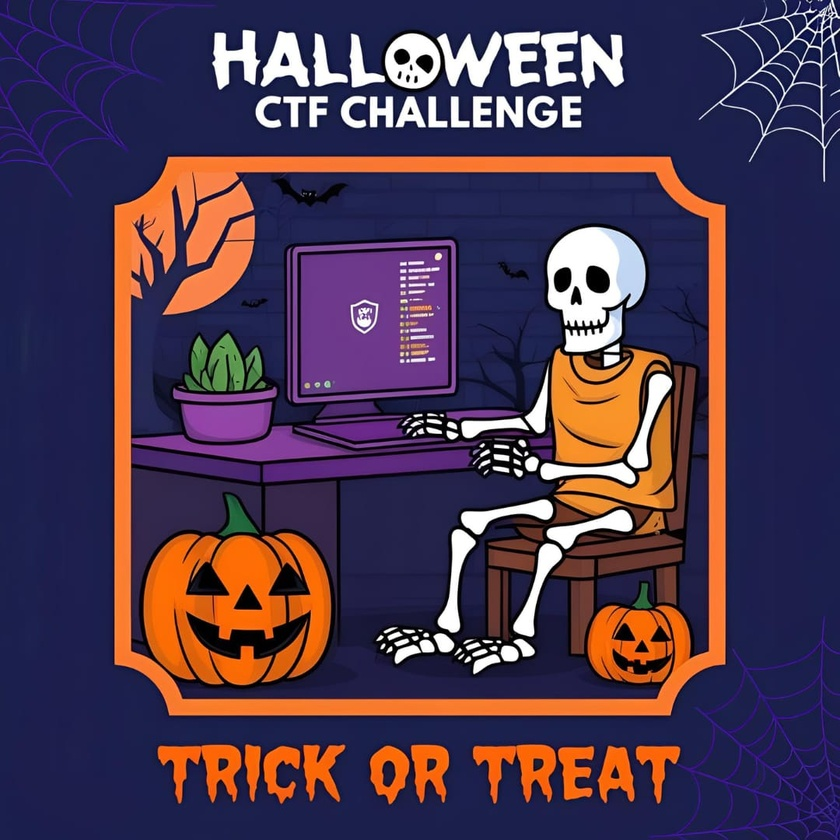
#> input picture assets/sample_img02.jpeg, 840 x 840 px, shrunk from 1080 x 1080 before the run
$ python adaptive_lsb.py   (older library calls are emulated)
#> lines starting #> are read from the running program, lines starting #| are printed output that depends on the picture
import os
import cv2
import numpy as np

def calculate_edge_strength(image_array:np):
    """
    Calculate edge strength using a Sobel filter.

    Args:
        image_array: numpy array of the image.
    """
    gradient_x = cv2.Sobel(image_array, cv2.CV_64F, 1, 0, ksize=3)
    gradient_y = cv2.Sobel(image_array, cv2.CV_64F, 0, 1, ksize=3)
    return np.sqrt(gradient_x**2 + gradient_y**2)


def embed_data_adaptive(image_path:str, message:bytes, output_path:str):
    """
    Embed secret data in a color image using Adaptive LSB Steganography.

    Args:
        image_path: path of the image where data to be embedded.
        message: the message to be embedded.
        output_path: image path where to save the image.
    """
#> called with image_path = 'assets/sample_img02.jpeg', output_path = 'outputs/sample_img01_stegoimage.jpeg'
    # Load image in RGB (BGR in OpenCV)
    image = cv2.imread(image_path)
#> image is the input picture: shape (840, 840, 3); mean B, G, R 78.7, 55.8, 75.6
    if image is None:
        # Handle a function of message box here.
        raise ValueError("Image not found or format not supported.")

    # Split image into channels (B, G, R)
    b_channel, g_channel, r_channel = cv2.split(image)
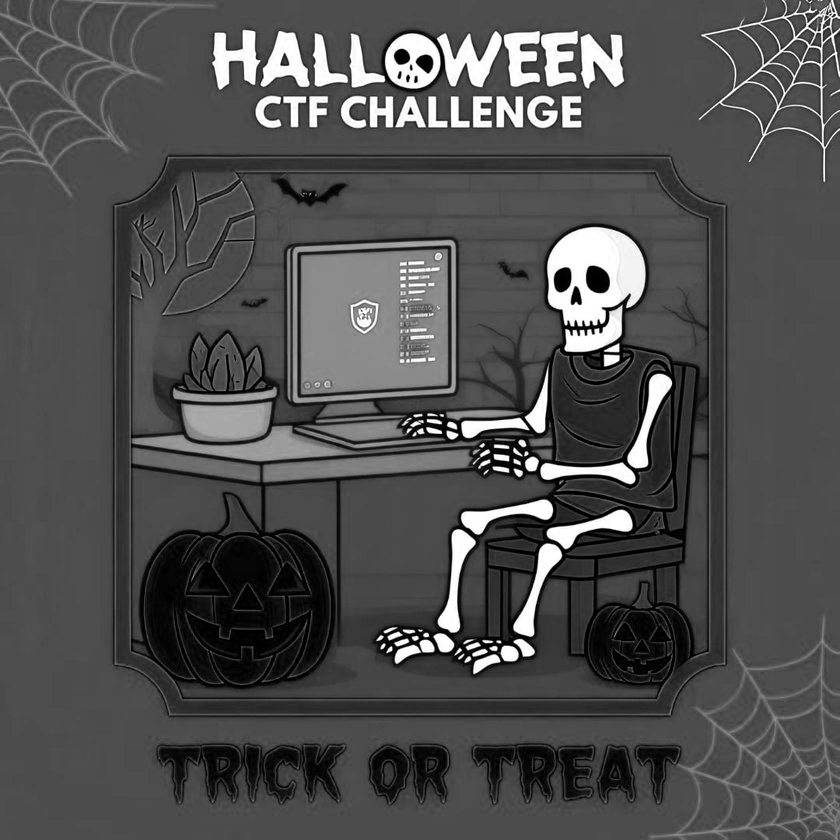
#> b_channel: shape (840, 840); min 0, max 255, mean 78.7
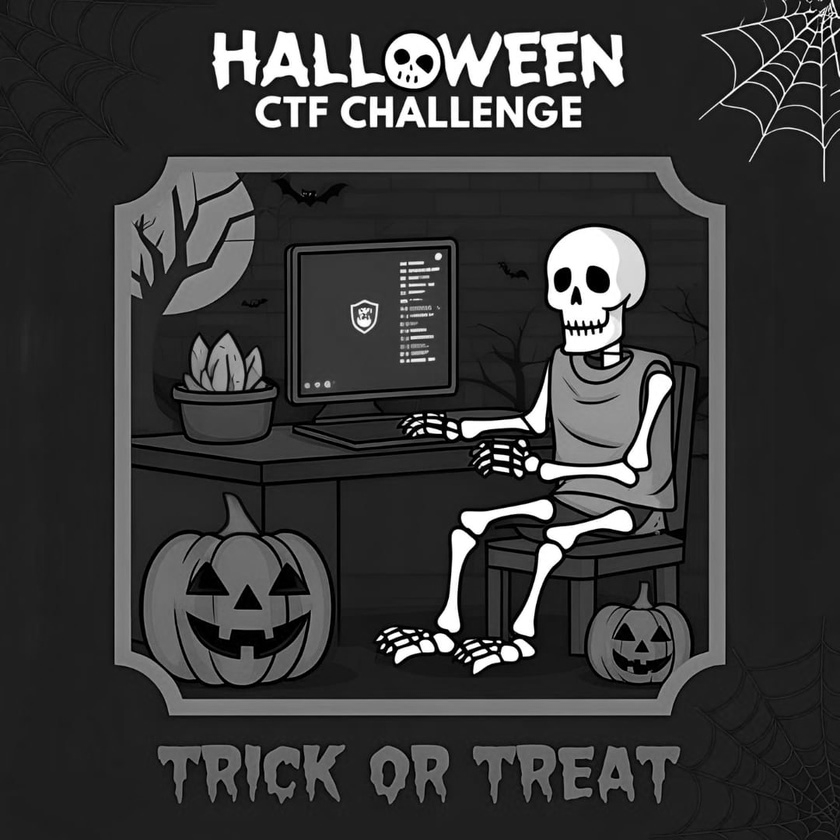
#> g_channel: shape (840, 840); min 0, max 255, mean 55.8
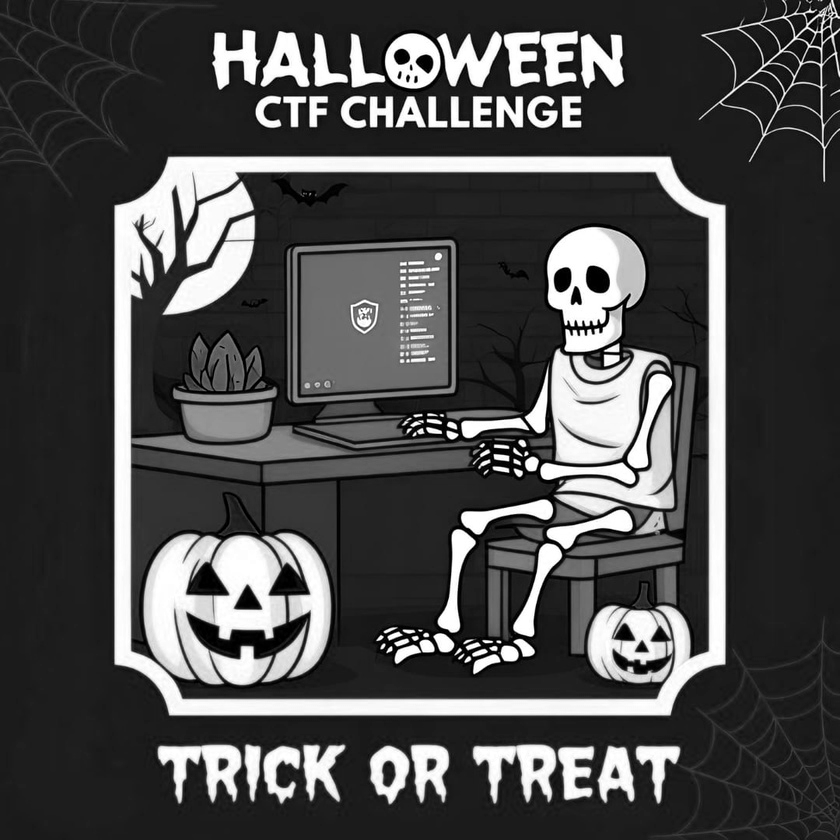
#> r_channel: shape (840, 840); min 0, max 255, mean 75.6

    # Calculate edge strength for each channel
    edge_strength_b = calculate_edge_strength(b_channel)
    edge_strength_g = calculate_edge_strength(g_channel)
    edge_strength_r = calculate_edge_strength(r_channel)
#> in calculate_edge_strength (call 3), `gradient_y = cv2.Sobel(image_array, cv2.CV_64F, 0, 1, ksize=3)`:
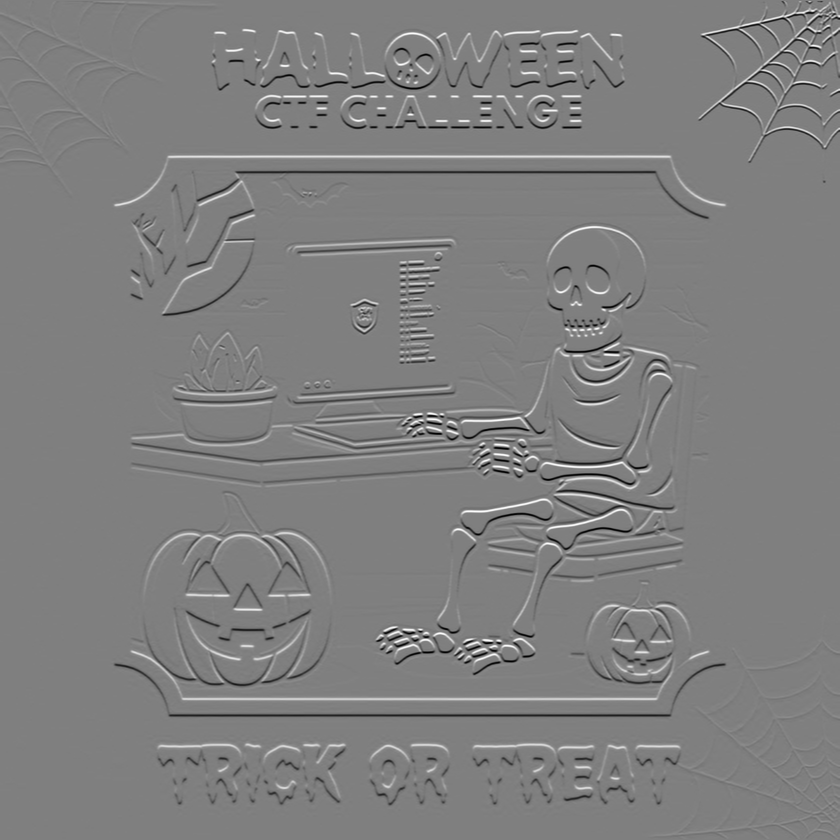
#> gradient_y: shape (840, 840) float64; min -1020, max 1019, mean 0; drawn with min black and max white
#> in calculate_edge_strength (call 3), `return np.sqrt(gradient_x**2 + gradient_y**2)`:
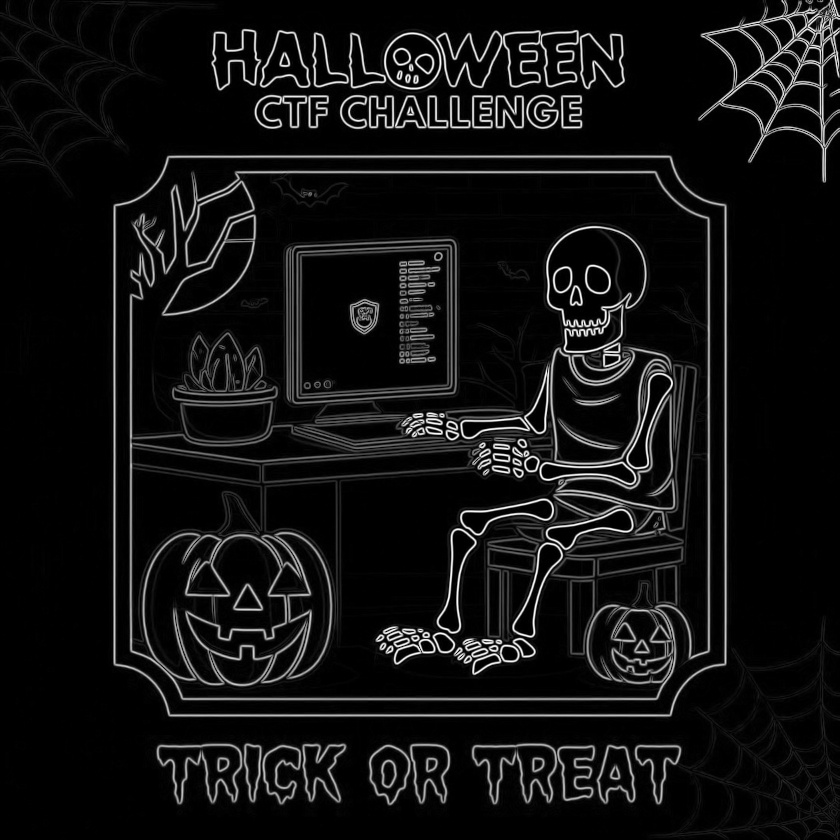
#> returned value: shape (840, 840) float64; min 0, max 1033.5, mean 73.9; drawn with min black and max white

    # Combine edge strengths and normalize to adaptive levels
    combined_edge_strength = (edge_strength_b + edge_strength_g + edge_strength_r) / 3
    adaptive_levels = np.clip((combined_edge_strength / np.max(combined_edge_strength) * 3).astype(int), 1, 3)
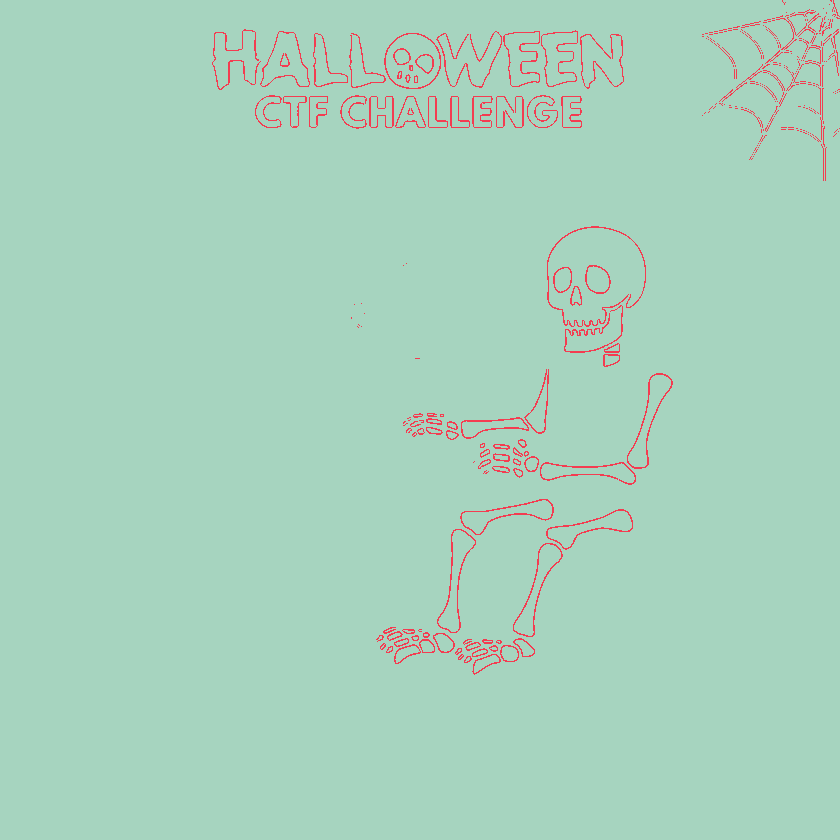
#> adaptive_levels: shape (840, 840) int64; 3 distinct labels, from 1 to 3; one colour per label, 0 black

    # Convert secret data to binary
    secret_binary = ''.join(format(byte, '08b') for byte in message) + '11111111'  # Unique delimiter
    if len(secret_binary) > image.size * 3:
        # Handle a function of message box here.
        raise ValueError("Image not found or format not supported.")


    # Embed data in all channels (cycling through B, G, R)
    secret_index = 0
    channels = [b_channel, g_channel, r_channel]
    for i in range(image.shape[0]):
        for j in range(image.shape[1]):
            if secret_index >= len(secret_binary):
                break

            for channel_index, channel in enumerate(channels):
                if secret_index >= len(secret_binary):
                    break

                # Get adaptive level for the current pixel
                adaptive_level = adaptive_levels[i, j]

                # Modify pixel value
                pixel_value = int(channel[i, j])  # Start with the current channel
                for bit_position in range(adaptive_level):
                    if secret_index >= len(secret_binary):
                        break
                    pixel_value = (pixel_value & ~(1 << bit_position)) | (int(secret_binary[secret_index]) << bit_position)
                    secret_index += 1

                channel[i, j] = np.uint8(np.clip(pixel_value, 0, 255))
#> after the loop, secret_index = 104

    # Merge channels back into an RGB image
    stego_image = cv2.merge((b_channel, g_channel, r_channel))

    # Save the stego image
    cv2.imwrite(output_path, stego_image)
    print(f"Data embedded successfully in {output_path}")


def extract_data_adaptive(stego_image_path:str):
    """
    Extract secret data from a color stego image.
    Args:
        stego_image_path: saved image path.
    """

    if not os.path.exists(stego_image_path):
            print("Image not found.")


    image = cv2.imread(stego_image_path)
    if image is None:
        # Handle a function of message box here.
#> (the run stopped early here; a loop or call above may not have finished)
